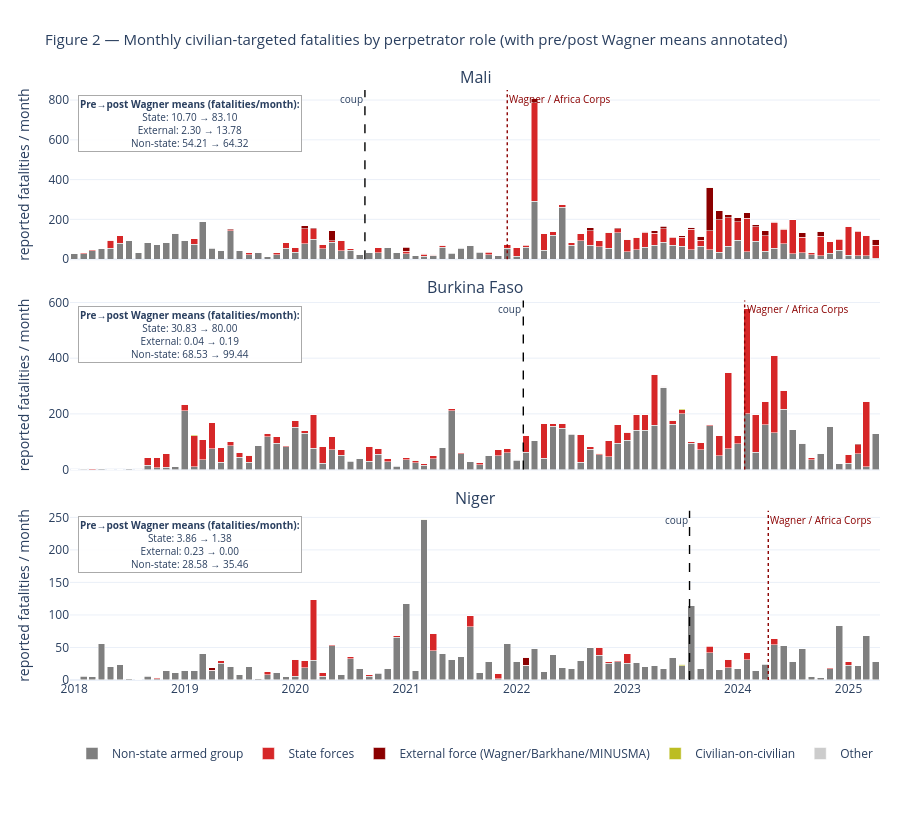

The notebook cell saved with this chart:
### Markdown cell above
## 2. Figure 02 — Civilian-targeted fatalities by perpetrator role (THE central mechanism figure)

**Decision:** stack monthly civilian-targeted fatalities by `actor1_role` (state / non-state armed
group / external force / civilian-on-civilian / other). This visualises *who* is doing the killing
month-by-month, which is the dependent variable of the research question. Civilian-on-civilian and
'other' rows are tiny in this slice; we keep them in the stack for fidelity but do not annotate.

### Code cell
civ = aes[aes.civilian_targeted].copy()
monthly_role = (civ.groupby(['country', 'year_month', 'actor1_role'])['fatalities']
                  .sum().unstack(fill_value=0))
for col in ['state', 'non_state_armed_group', 'external_force', 'civilian', 'other']:
    if col not in monthly_role.columns:
        monthly_role[col] = 0
monthly_role = monthly_role.reset_index()

ROLE_ORDER = [('non_state_armed_group', '#7f7f7f', 'Non-state armed group'),
              ('state',                  '#d62728', 'State forces'),
              ('external_force',         '#8B0000', 'External force (Wagner/Barkhane/MINUSMA)'),
              ('civilian',               '#bcbd22', 'Civilian-on-civilian'),
              ('other',                  '#cccccc', 'Other')]

fig02 = make_subplots(rows=3, cols=1, shared_xaxes=True, vertical_spacing=0.07, subplot_titles=AES)
for i, c in enumerate(AES, 1):
    sub = monthly_role[monthly_role.country == c]
    for role, colour, label in ROLE_ORDER:
        fig02.add_trace(go.Bar(x=sub.year_month, y=sub[role], name=label,
                               marker_color=colour, showlegend=(i == 1),
                               legendgroup=label),
                        row=i, col=1)
    fig02.add_vline(x=pd.Timestamp(FIRST_COUP[c]).timestamp() * 1000,
                    line=dict(color='black', width=1.4, dash='dash'),
                    annotation_text='coup', annotation_position='top left',
                    annotation=dict(font=dict(size=10)),
                    row=i, col=1)
    fig02.add_vline(x=pd.Timestamp(RUSSIAN_ARRIVAL[c]).timestamp() * 1000,
                    line=dict(color='#8B0000', width=1.4, dash='dot'),
                    annotation_text='Wagner / Africa Corps', annotation_position='top right',
                    annotation=dict(font=dict(size=10, color='#8B0000')),
                    row=i, col=1)

    # NEW: Annotation textbox per country listing pre/post role means so prose's
    # average numbers (e.g., state 10.70->83.10) are visually verifiable on the chart.
    wagner_ts = pd.Timestamp(RUSSIAN_ARRIVAL[c])
    pre = sub[sub.year_month < wagner_ts.to_period('M').to_timestamp()]
    post = sub[sub.year_month >= wagner_ts.to_period('M').to_timestamp()]
    means_text = f"<b>Pre→post Wagner means (fatalities/month):</b><br>"
    means_text += f"State: {pre['state'].mean():.2f} → {post['state'].mean():.2f}<br>"
    means_text += f"External: {pre['external_force'].mean():.2f} → {post['external_force'].mean():.2f}<br>"
    means_text += f"Non-state: {pre['non_state_armed_group'].mean():.2f} → {post['non_state_armed_group'].mean():.2f}"
    fig02.add_annotation(xref=f'x{i if i>1 else ""} domain', yref=f'y{i if i>1 else ""} domain',
                         x=0.01, y=0.97, xanchor='left', yanchor='top',
                         text=means_text, showarrow=False,
                         font=dict(size=10), bgcolor='rgba(255,255,255,0.9)',
                         bordercolor='#aaa', borderwidth=1,
                         row=i, col=1)

fig02.update_layout(barmode='stack', height=820, template='plotly_white',
                    title=dict(text='Figure 2 — Monthly civilian-targeted fatalities by perpetrator role (with pre/post Wagner means annotated)',
                               font=dict(size=15)),
                    margin=dict(t=90, r=20, b=140, l=70),
                    legend=dict(orientation='h', yanchor='top', y=-0.10, xanchor='center', x=0.5))
fig02.update_yaxes(title_text='reported fatalities / month')
fig02.write_html(FIGS / 'fig_02_civilian_fatalities_by_role.html',
                 include_plotlyjs='cdn', full_html=True)
fig02.show()
print('Saved fig_02_civilian_fatalities_by_role.html with per-country mean annotation boxes')
